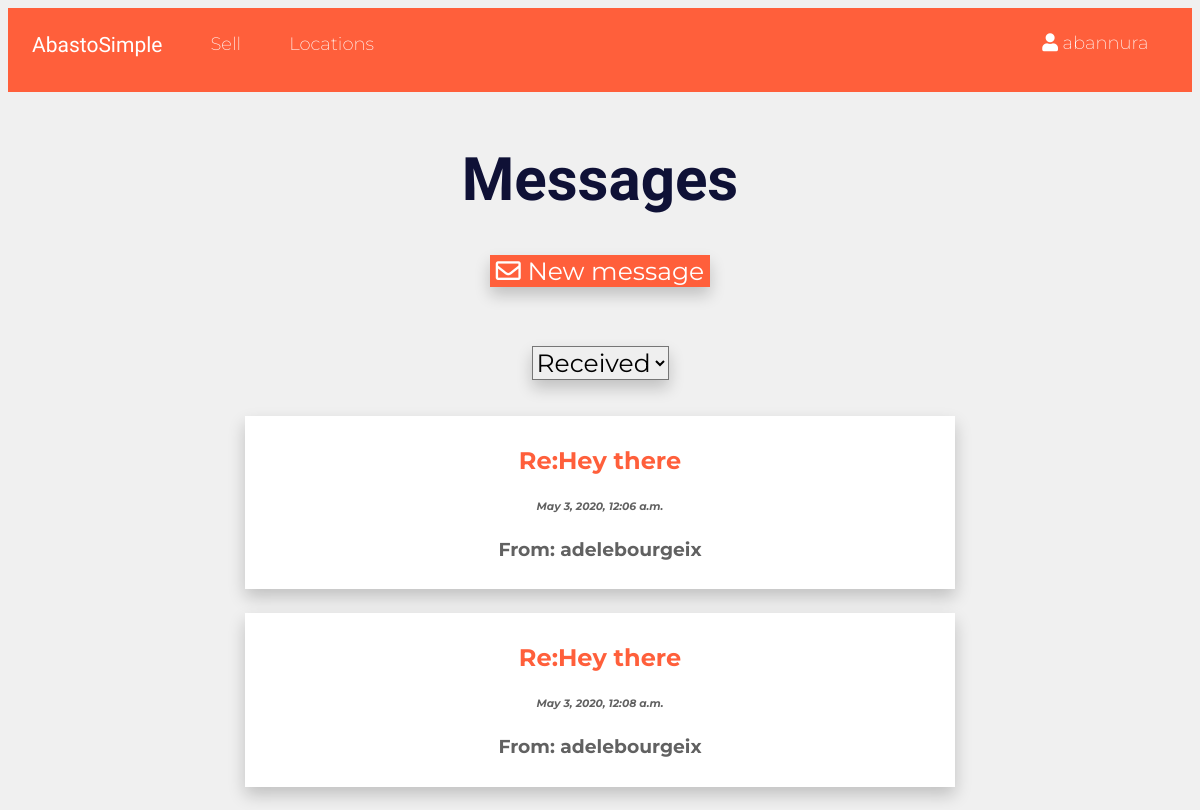
Page /myMessages/messages-list/received/ (signed in) on the earlier database version.
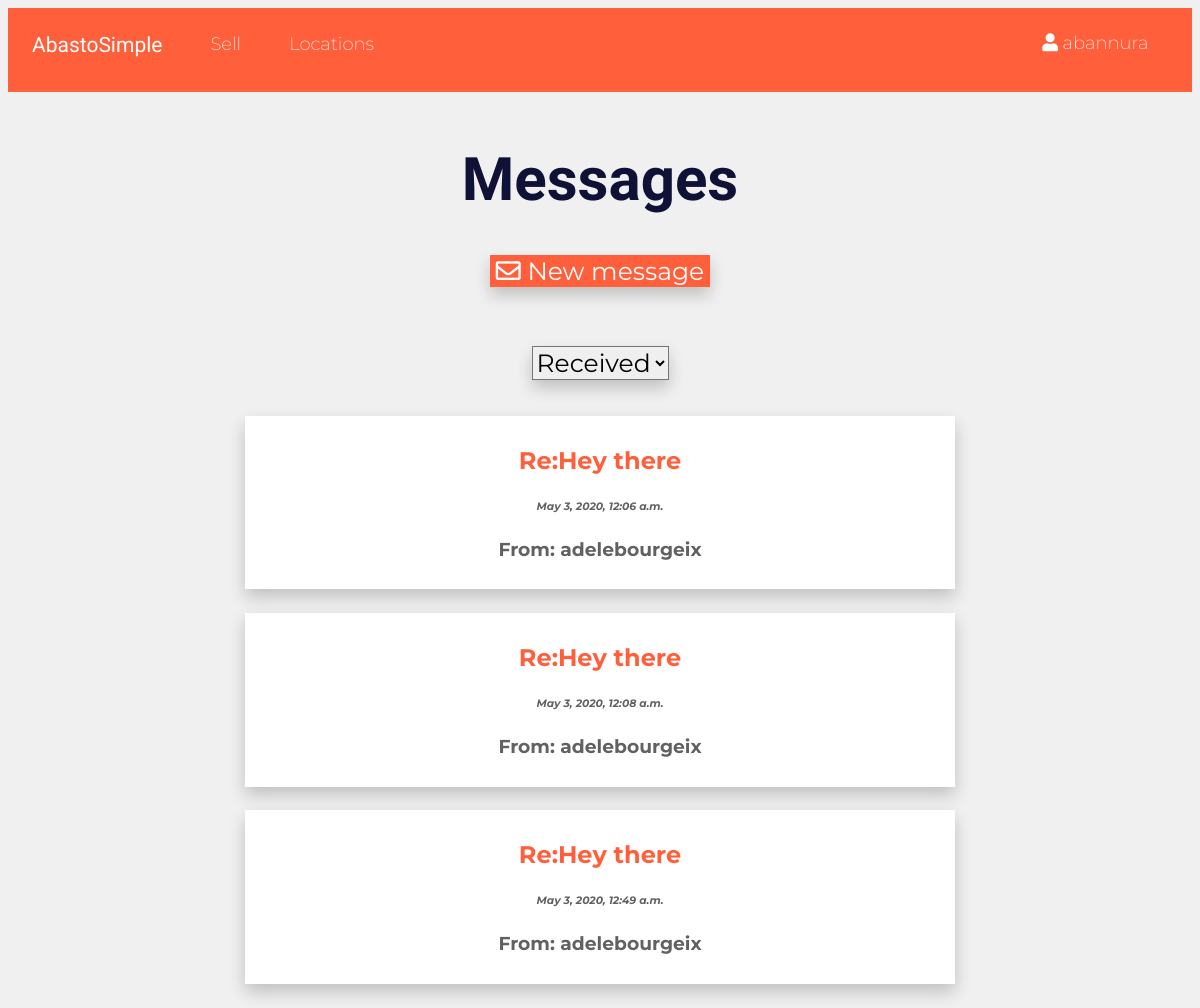
Same page on the later database version.
### myMessages/models.py (models this page shows, shortened)
class myMessage(models.Model):
    id = models.AutoField(primary_key=True)
    conv_id=models.IntegerField(null=True)
    head=models.CharField(max_length=50)
    content=models.CharField(max_length=1000,default="This message is empty")
    author=models.ForeignKey(User, related_name="from+")
    recipient=models.ForeignKey(User, related_name="to+")
    date=models.DateTimeField(auto_now_add=True)
    slug=models.CharField(max_length=50,default="my-slug")

### myMessages/views.py (the view)
def messages_list_received_view(request):
    user=request.user
    type="received"
    messages=myMessage.objects.filter(recipient=user)
    return render(request,"myMessages/myMessageslist.html", {'messages':messages,'user':user,'type':type})

### templates/myMessages/myMessageslist.html (shortened to what this page needs)
{% extends 'base_layout.html'%}
{% block content %}
{% load static from staticfiles %}
      <h1>Messages</h1>
      <button style="color: white; box-shadow: 0px 8px 16px 0px rgba(0,0,0,0.2); margin-bottom:5%; background-color:#ff5f3b; border:0; font-family:'Montserrat', sans-serif; font-size: 25px;"><i style="color:white;" class="far fa-envelope"></i><a  style="color:white; text-decoration:inherit;" href="/myMessages/new-message" >
      New message </a></button><br />
      {% if type == "sent" %}
      <select onchange="sent();" id="choice" style="margin-bottom: 3%;box-shadow: 0px 8px 16px 0px rgba(0,0,0,0.2);font-family:'Montserrat', sans-serif;font-size: 25px;">
        <option id="sent" value="1">
          Sent
        </option>
        <option id="received" value="2">
          Received
        </option>
      </select>
      {% for message in messages %}
          <div id="{{message.id}}" onclick="Click('{{message.slug}}');" onmouseout="mouseout2({{message.id}})" onmouseover="mouseover2({{message.id}})" style="margin-bottom:2%; margin-left:20%; margin-right:20%; padding-top:10px; padding-bottom:10px; border:2px; background-color:white;box-shadow: 0px 8px 16px 0px rgba(0,0,0,0.2);">
            <h2 style="color: #ff5f3b;">{{message.head}}</h2>
              <h6><em>{{message.date}}</em></h6>
              <h3><b>To: {{message.recipient}}</b></h3>
          </div>
      {% endfor %}
      {% else %}
      <select onchange="received();" id="choice" style="margin-bottom: 3%;box-shadow: 0px 8px 16px 0px rgba(0,0,0,0.2);font-family:'Montserrat', sans-serif;font-size: 25px;">
        <option id="received" value="1">
          Received
        </option>
      </select>
      {% for message in messages %}
          <div id="{{message.id}}" onclick="Click('{{message.slug}}');" onmouseout="mouseout2({{message.id}})" onmouseover="mouseover2({{message.id}})" style="margin-bottom:2%; margin-left:20%; margin-right:20%; padding-top:10px; padding-bottom:10px; border:2px; background-color:white;box-shadow: 0px 8px 16px 0px rgba(0,0,0,0.2);">
            <h2 style="color: #ff5f3b;">{{message.head}}</h2>
              <h6><em>{{message.date}}</em></h6>
              <h3><b>From: {{message.author}}</b></h3>
          </div>
      {% endfor %}
      {% endif %}
{% endblock %}

Differences in the rows shown:
added myMessage: head "Re:Hey there", date "May 3, 2020, 12:49 a.m.", author "adelebourgeix"
